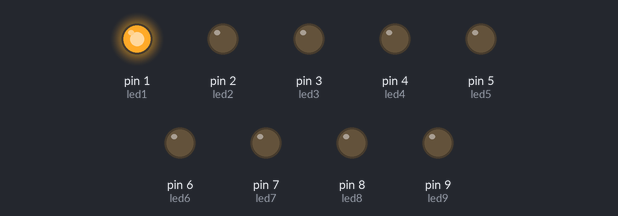
Recording of a sketch running on a simulated Arduino Uno, built with avr-gcc and run on an emulated ATmega328P. On the bench: output pins drawn as LEDs (lit = HIGH).

Above: at 0.02 s.
At 0.37 s:
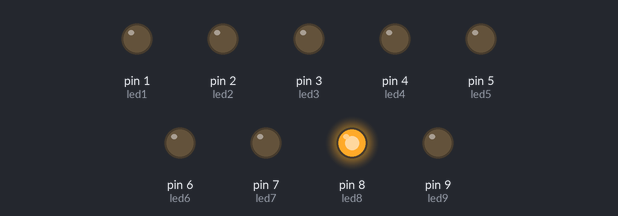
At 0.7 s:
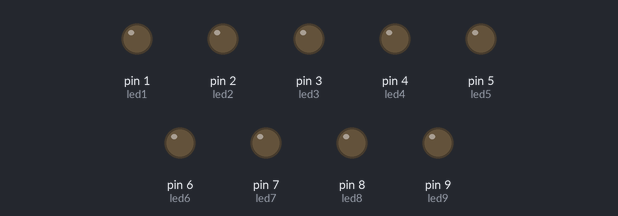
At 1.37 s:
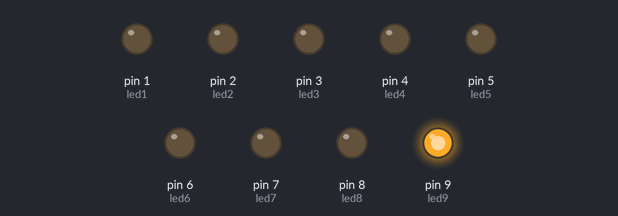
At 2.02 s:
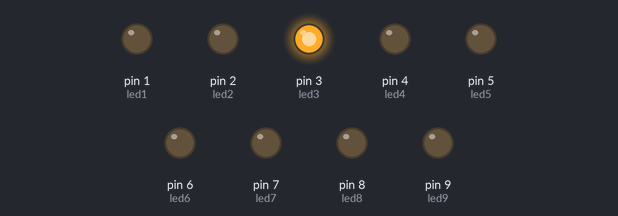
At 2.92 s:
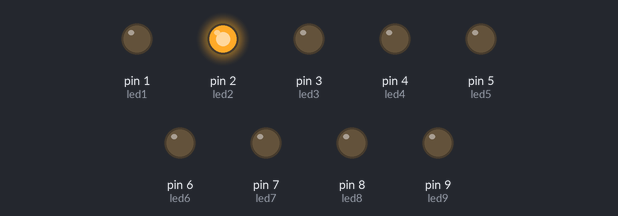
Timing chart, 0 to 3.2 s (numbered marks = the images above):
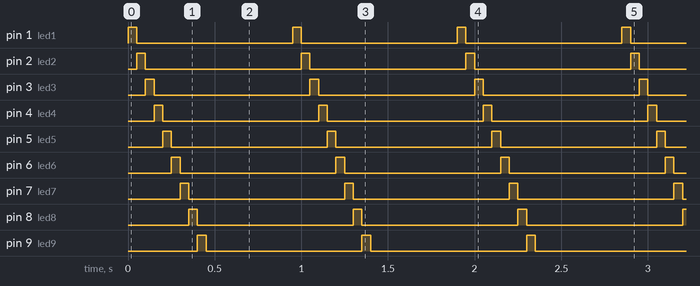

The sketch:

led_chaser_program_arduino.ino
```cpp
int led1 = 1;
int led2 = 2;
int led3 = 3;
int led4 = 4;
int led5 = 5;
int led6 = 6;
int led7 = 7;
int led8 = 8;
int led9 = 9;

void setup() {

pinMode(led1 ,OUTPUT);
pinMode(led2, OUTPUT);
pinMode(led3, OUTPUT);
pinMode(led4, OUTPUT);
pinMode(led5, OUTPUT);
pinMode(led6, OUTPUT);
pinMode(led7, OUTPUT);
pinMode(led8, OUTPUT);
pinMode(led9, OUTPUT);


}

void loop(){

digitalWrite(led1,HIGH);
delay(50);
digitalWrite(led1,LOW);
digitalWrite(led2,HIGH);
delay(50);
digitalWrite(led2,LOW);
digitalWrite(led3,HIGH);
delay(50);
digitalWrite(led3,LOW);
digitalWrite(led4,HIGH);
delay(50);
digitalWrite(led4,LOW);
digitalWrite(led5,HIGH);
delay(50);
digitalWrite(led5,LOW);
digitalWrite(led6,HIGH);
delay(50);
digitalWrite(led6,LOW);
digitalWrite(led7,HIGH);
delay(50);
digitalWrite(led7,LOW);
digitalWrite(led8,HIGH);
delay(50);
digitalWrite(led8,LOW);
digitalWrite(led9,HIGH);
delay(50);
digitalWrite(led9,LOW);
delay(500);

}
```

Measured:
- by itself, pin 1 (led1), pin 2 (led2), pin 3 (led3), pin 4 (led4), pin 5 (led5), pin 6 (led6), pin 7 (led7), pin 8 (led8), pin 9 (led9): alternates HIGH for 0.05 s and LOW for 0.90 s
- by itself, everything shown: repeats every 0.95 s, in 10 steps
